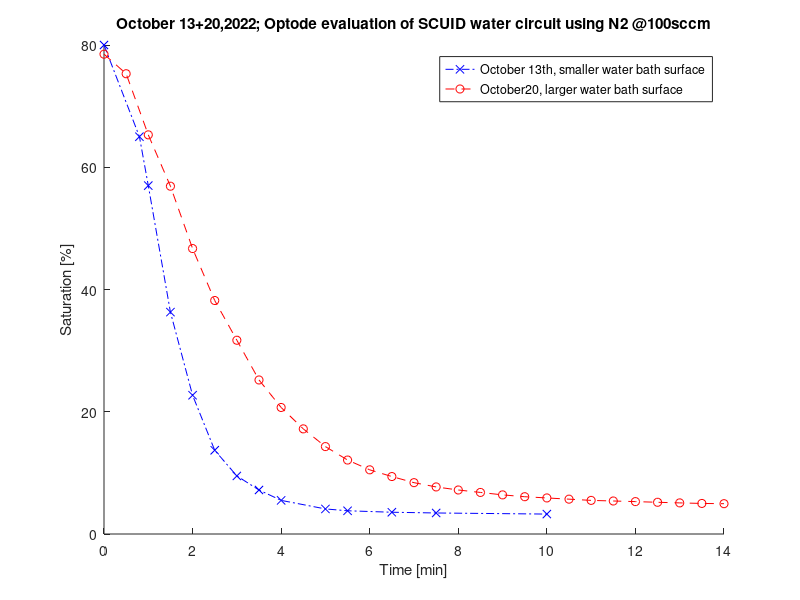

Source code (MATLAB):
%Data taken on Oct 13th 2022 with Aanderaa Optode

t_Oct13=[0,0.8, 1, 1.5, 2, 2.5, 3, 3.5, 4, 5, 5.5, 6.5, 7.5, 10]; %time in minutes
S_Oct13=[80,65,57, 36.3, 22.7, 13.7, 9.5, 7.2, 5.5, 4.1, 3.8, 3.56, 3.44, 3.26];%saturation in %

t_Oct20=[0:0.5:14];
S_Oct20=[78.5, 75.3, 65.3, 56.9, 46.7, 38.2, 31.7, 25.2, 20.7, 17.2, 14.3, 12.1, 10.5, 9.4, 8.4, 7.7, 7.2, 6.8, 6.4, 6.1, 5.9, 5.7, 5.5, 5.4, 5.3, 5.19, 5.09, 5, 4.96];

figure(100)
hold on
plot(t_Oct13,S_Oct13,'bx-.')
plot(t_Oct20, S_Oct20, 'ro--')
title('October 13+20,2022; Optode evaluation of SCUID water circuit using N2 @100sccm')
legend('October 13th, smaller water bath surface','October20, larger water bath surface')
xlabel('Time [min]')
ylabel('Saturation [%]')